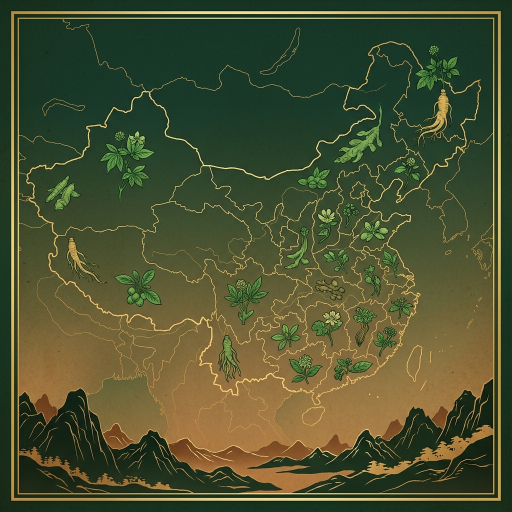
#> input picture Antigravity/_shared/hometown_cover_bg.png, 1024 x 1024 px, found by its file name (shown at 1/2 size)
$ python create_promo_posters.py
#> lines starting #> are read from the running program, lines starting #| are printed output that depends on the picture
from __future__ import annotations

from pathlib import Path
from typing import Iterable

from PIL import Image, ImageDraw, ImageFilter, ImageFont, ImageOps


ROOT = Path(__file__).resolve().parents[1]
OUT = ROOT / "交付物" / "宣传" / "宣传海报"
PREVIEW = OUT / "preview"

A4_W = 2480
A4_H = 3508
PREVIEW_W = 620
PREVIEW_H = 877

CREAM = (246, 239, 222)
INK = (44, 55, 36)
DEEP_GREEN = (39, 82, 46)
GREEN = (61, 118, 72)
LIGHT_GREEN = (220, 234, 206)
RED = (178, 40, 48)
DEEP_RED = (126, 34, 38)
GOLD = (188, 145, 72)
BROWN = (112, 84, 52)
WHITE = (255, 255, 255)

FONT_PATHS = {
    "title": [
        "C:/Windows/Fonts/STXINGKA.TTF",
        "C:/Windows/Fonts/simkai.ttf",
        "C:/Windows/Fonts/simhei.ttf",
    ],
    "kai": [
        "C:/Windows/Fonts/simkai.ttf",
        "C:/Windows/Fonts/STKAITI.TTF",
        "C:/Windows/Fonts/msyh.ttc",
    ],
    "hei": [
        "C:/Windows/Fonts/msyh.ttc",
        "C:/Windows/Fonts/simhei.ttf",
    ],
    "song": [
        "C:/Windows/Fonts/simsun.ttc",
        "C:/Windows/Fonts/simfang.ttf",
        "C:/Windows/Fonts/msyh.ttc",
    ],
}


# [6 lines left out: function font, not called in this run]


def cover(path: Path, size: tuple[int, int]) -> Image.Image:
#> called with size = (2480, 3508)
    img = Image.open(path).convert("RGB")
#> img is the input picture: PIL image 1024x1024 RGB; mean R, G, B 75.5, 81.4, 48.4
    return ImageOps.fit(img, size, method=Image.Resampling.LANCZOS, centering=(0.5, 0.5)).convert("RGBA")
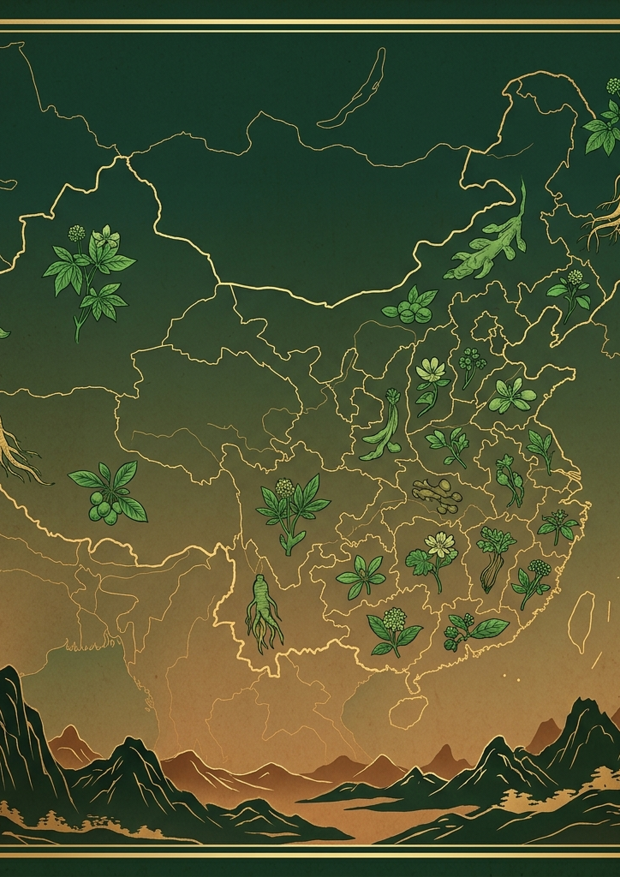
#> returned value: PIL image 2480x3508 RGBA (shown at 1/4 size); mean R, G, B, A 78.5, 84.1, 50.4, 255


# [28 lines left out: functions resize_keep, paste_alpha, remove_white_bg, not called in this run]


def text_size(draw: ImageDraw.ImageDraw, text: str, fnt: ImageFont.FreeTypeFont) -> tuple[int, int]:
    box = draw.textbbox((0, 0), text, font=fnt)
    return box[2] - box[0], box[3] - box[1]


# [74 lines left out: functions draw_center, wrap_text, draw_multiline, rounded_panel, not called in this run]


def load_logo() -> Image.Image:
    logo = Image.open(ROOT / "交付物" / "答辩PPT" / "答辩PPT_v4" / "source_assets" / "hust_logo_official_layer.png").convert("RGBA")
    return resize_keep(logo, width=470)


# [9 lines left out: function load_yaoguang, not called in this run]


def add_texture(canvas: Image.Image) -> None:
    d = ImageDraw.Draw(canvas, "RGBA")
    for y in range(0, A4_H, 58):
        alpha = 12 if y % 116 == 0 else 7
        d.line((0, y, A4_W, y + 14), fill=(130, 105, 72, alpha), width=2)
    for x in range(-A4_H, A4_W, 170):
        d.line((x, 0, x + A4_H, A4_H), fill=(150, 125, 86, 7), width=2)


def add_header(canvas: Image.Image, title: str, subtitle: str, accent: tuple[int, int, int]) -> None:
    d = ImageDraw.Draw(canvas)
    paste_alpha(canvas, load_logo(), (94, 70), opacity=0.94)
    draw_center(d, title, 292, font("title", 212), accent, stroke_fill=(249, 244, 231), stroke_width=5)
    draw_center(d, subtitle, 558, font("kai", 72), DEEP_RED if accent == DEEP_GREEN else DEEP_GREEN)
    tw, _ = text_size(d, subtitle, font("kai", 72))
    y = 673
    d.line(((A4_W - tw) // 2 - 120, y, (A4_W - tw) // 2 - 24, y), fill=GOLD, width=5)
    d.line(((A4_W + tw) // 2 + 24, y, (A4_W + tw) // 2 + 120, y), fill=GOLD, width=5)
    d.ellipse(((A4_W - 16) // 2, y - 8, (A4_W + 16) // 2, y + 8), fill=GOLD)


# [34 lines left out: functions draw_branch_footer, draw_tag, draw_activity_card, not called in this run]


def draw_mountains(canvas: Image.Image, greenish: bool = True) -> None:
    d = ImageDraw.Draw(canvas, "RGBA")
    colors = [(54, 91, 58, 86), (95, 111, 77, 64), (182, 145, 88, 62)]
    if not greenish:
        colors = [(128, 44, 42, 66), (54, 91, 58, 58), (182, 145, 88, 58)]
    for i, color in enumerate(colors):
        y = 2760 + i * 96
        pts = [(-80, A4_H), (0, y)]
        for x in range(0, A4_W + 300, 250):
            pts.append((x, y - ((x // 250 + i) % 3) * 90 + (i * 42)))
        pts.extend([(A4_W + 80, A4_H), (-80, A4_H)])
        d.polygon(pts, fill=color)


def make_winter_poster() -> Image.Image:
    bg = cover(ROOT / "总结书流水线" / "Antigravity" / "_shared" / "hometown_cover_bg.png", (A4_W, A4_H))
    canvas = Image.new("RGBA", (A4_W, A4_H), CREAM + (255,))
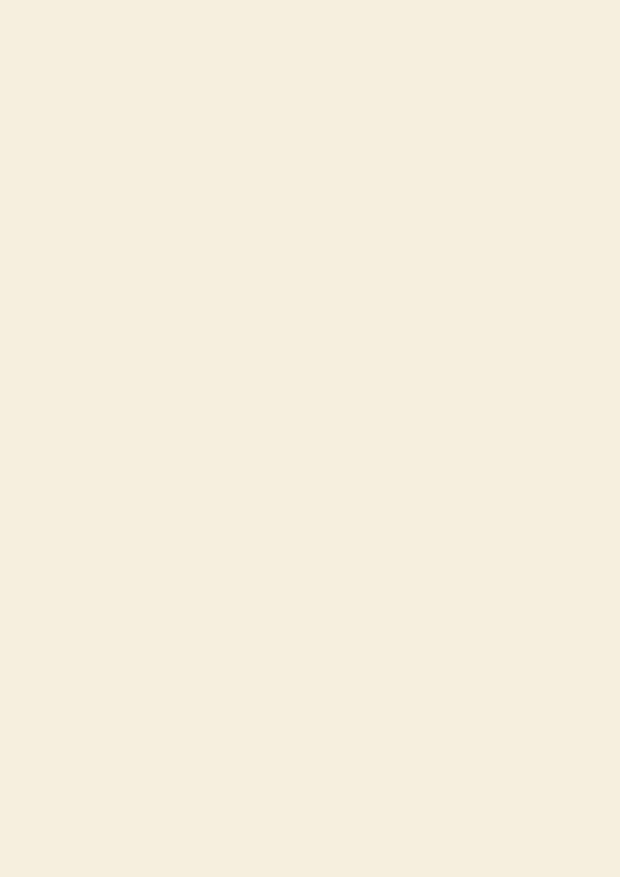
#> canvas: PIL image 2480x3508 RGBA (shown at 1/4 size); mean R, G, B, A 246, 239, 222, 255
    canvas.alpha_composite(bg)
    wash = Image.new("RGBA", (A4_W, A4_H), (251, 246, 232, 166))
    canvas.alpha_composite(wash)
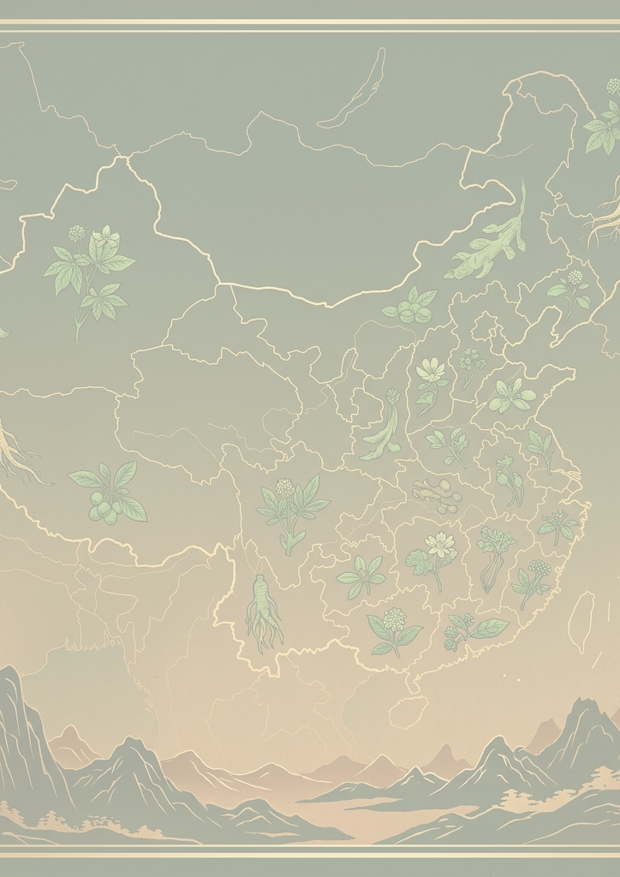
#> canvas: PIL image 2480x3508 RGBA (shown at 1/4 size); mean R, G, B, A 190.8, 189.5, 168.6, 255
    add_texture(canvas)
    draw_mountains(canvas, greenish=True)
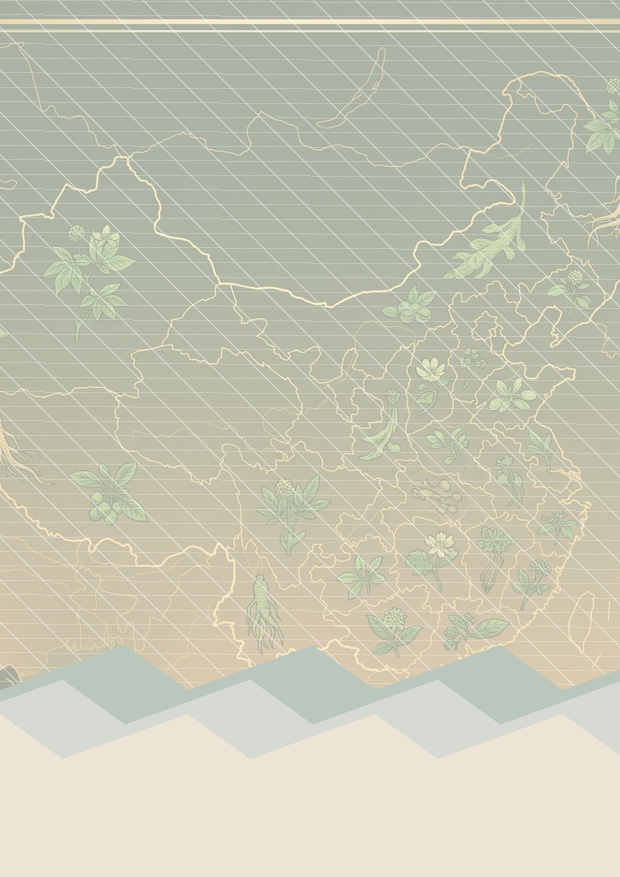
#> canvas: PIL image 2480x3508 RGBA (shown at 1/4 size); mean R, G, B, A 177.2, 173.2, 145.5, 203.6; transparent parts drawn white
    d = ImageDraw.Draw(canvas, "RGBA")
    d.arc((102, 96, 2378, 1860), 200, 342, fill=(190, 35, 43, 150), width=18)
    d.arc((60, 176, 2300, 1920), 202, 340, fill=(47, 103, 58, 142), width=26)
    add_header(canvas, "光药医路 · 冬暖青日", "本草寻踪，从校园到家乡", DEEP_GREEN)

    draw_activity_card(
        canvas,
        (162, 820, 1188, 1450),
        "壹",
        "回母校宣讲中草药知识",
        "以朋辈之声走进熟悉校园，把中草药识别、药食同源与中医药文化讲给学弟学妹听。",
        "讲",
        DEEP_GREEN,
    )
    draw_activity_card(
        canvas,
        (1292, 820, 2318, 1450),
        "贰",
        "探寻家乡中药相关基地",
        "走访中医药博物馆、中草药种植园、老药铺等家乡资源，记录一方水土里的本草故事。",
        "寻",
        GREEN,
    )

    rounded_panel(canvas, (190, 1602, 2290, 2520), (255, 252, 242, 218), GOLD + (255,), radius=58, width=5)
    d.text((268, 1676), "家乡特色示例", font=font("hei", 72), fill=DEEP_GREEN)
    d.text((276, 1778), "以地域本草串联冬日返乡实践", font=font("kai", 48), fill=BROWN)
    d.rounded_rectangle((1240, 1644, 2208, 2388), radius=44, fill=(220, 234, 206, 158), outline=(63, 109, 68, 210), width=5)
    d.text((1544, 1816), "本草地图", font=font("title", 96), fill=(50, 94, 50, 178))
    province_points = [
        (1518, 2068, "湖北省", "蕲艾 · 茯苓"),
        (1782, 1908, "东北三省", "人参 · 刺五加"),
        (1732, 2204, "安徽省", "霍山石斛 · 白芍"),
        (1404, 2246, "浙江省", "胡庆余堂 · 浙贝母"),
    ]
    for x, y, name, herb in province_points:
        d.line((1548, 2022, x, y), fill=(60, 103, 64, 180), width=4)
        d.ellipse((x - 14, y - 14, x + 14, y + 14), fill=RED, outline=WHITE, width=4)
        d.text((x + 26, y - 28), name, font=font("hei", 36), fill=DEEP_GREEN)
        d.text((x + 26, y + 20), herb, font=font("kai", 32), fill=BROWN)
    for i, (tag, x, y) in enumerate([
        ("湖北省", 294, 1920),
        ("东北三省", 576, 1920),
        ("安徽省", 922, 1920),
        ("中医药博物馆", 294, 2042),
        ("中草药种植园", 654, 2042),
        ("家乡老药铺", 1062, 2042),
    ]):
        draw_tag(d, (x, y), tag, DEEP_GREEN if i < 3 else GREEN)
    d.text((294, 2228), "寒假返乡期间 / 活动预告", font=font("hei", 56), fill=RED)
    draw_multiline(
        d,
        "从校园讲台到家乡山河，把传统医药文化带回青春来处，也把各地本草故事带回光药医路。",
        (294, 2320),
        font("song", 46),
        INK,
        820,
        line_gap=18,
    )

    y = 2622
    for text in ["冬日暖阳", "返乡宣讲", "本草寻踪", "文化传承"]:
        draw_tag(d, (300 + (text_size(d, text, font("hei", 40))[0] + 108) * ["冬日暖阳", "返乡宣讲", "本草寻踪", "文化传承"].index(text), y), text, RED if text == "冬日暖阳" else DEEP_GREEN)
    paste_alpha(canvas, load_yaoguang(520), (1780, 2478), opacity=0.86)
    draw_branch_footer(canvas)
    return canvas


# [88 lines left out: functions make_yekaitai_poster, save_outputs, make_contact_sheet, not called in this run]


def main() -> None:
    winter = make_winter_poster()
    yekaitai = make_yekaitai_poster()
    save_outputs("光药医路_冬暖青日_宣传海报_A4", winter)
    save_outputs("光药医路_叶开泰之行_宣传海报_A4", yekaitai)
    make_contact_sheet(
        [
            OUT / "光药医路_冬暖青日_宣传海报_A4.png",
            OUT / "光药医路_叶开泰之行_宣传海报_A4.png",
        ]
    )


if __name__ == "__main__":
#> (the run stopped early here; a loop or call above may not have finished)
